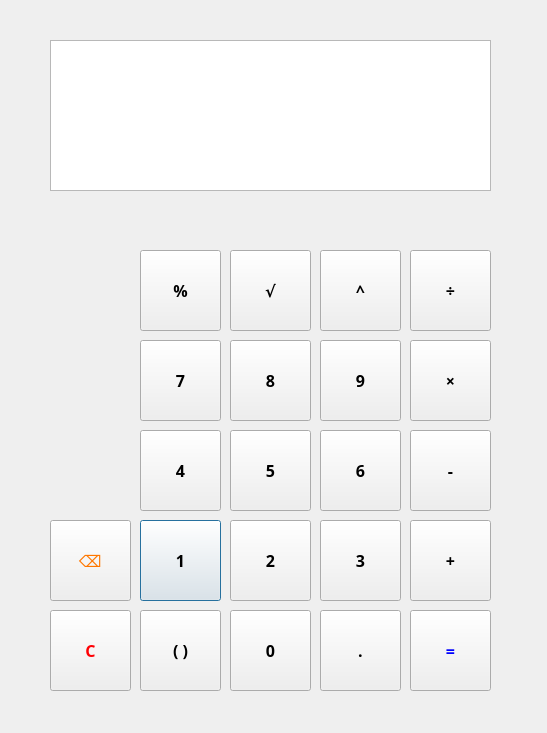
<?xml version="1.0" encoding="UTF-8"?>
<ui version="4.0">
 <class>Dialog</class>
 <widget class="QDialog" name="Dialog">
  <property name="geometry">
   <rect>
    <x>0</x>
    <y>0</y>
    <width>547</width>
    <height>733</height>
   </rect>
  </property>
  <property name="windowTitle">
   <string>Dialog</string>
  </property>
  <widget class="QPushButton" name="button_1">
   <property name="geometry">
    <rect>
     <x>140</x>
     <y>520</y>
     <width>81</width>
     <height>81</height>
    </rect>
   </property>
   <property name="font">
    <font>
     <family>나눔고딕</family>
     <pointsize>12</pointsize>
     <weight>75</weight>
     <bold>true</bold>
    </font>
   </property>
   <property name="text">
    <string>1</string>
   </property>
  </widget>
  <widget class="QPushButton" name="button_2">
   <property name="geometry">
    <rect>
     <x>230</x>
     <y>520</y>
     <width>81</width>
     <height>81</height>
    </rect>
   </property>
   <property name="font">
    <font>
     <family>나눔고딕</family>
     <pointsize>12</pointsize>
     <weight>75</weight>
     <bold>true</bold>
    </font>
   </property>
   <property name="text">
    <string>2</string>
   </property>
  </widget>
  <widget class="QPushButton" name="button_3">
   <property name="geometry">
    <rect>
     <x>320</x>
     <y>520</y>
     <width>81</width>
     <height>81</height>
    </rect>
   </property>
   <property name="font">
    <font>
     <family>나눔고딕</family>
     <pointsize>12</pointsize>
     <weight>75</weight>
     <bold>true</bold>
    </font>
   </property>
   <property name="text">
    <string>3</string>
   </property>
  </widget>
  <widget class="QPushButton" name="button_4">
   <property name="geometry">
    <rect>
     <x>140</x>
     <y>430</y>
     <width>81</width>
     <height>81</height>
    </rect>
   </property>
   <property name="font">
    <font>
     <family>나눔고딕</family>
     <pointsize>12</pointsize>
     <weight>75</weight>
     <bold>true</bold>
    </font>
   </property>
   <property name="text">
    <string>4</string>
   </property>
  </widget>
  <widget class="QPushButton" name="button_5">
   <property name="geometry">
    <rect>
     <x>230</x>
     <y>430</y>
     <width>81</width>
     <height>81</height>
    </rect>
   </property>
   <property name="font">
    <font>
     <family>나눔고딕</family>
     <pointsize>12</pointsize>
     <weight>75</weight>
     <bold>true</bold>
    </font>
   </property>
   <property name="text">
    <string>5</string>
   </property>
  </widget>
  <widget class="QPushButton" name="button_6">
   <property name="geometry">
    <rect>
     <x>320</x>
     <y>430</y>
     <width>81</width>
     <height>81</height>
    </rect>
   </property>
   <property name="font">
    <font>
     <family>나눔고딕</family>
     <pointsize>12</pointsize>
     <weight>75</weight>
     <bold>true</bold>
    </font>
   </property>
   <property name="text">
    <string>6</string>
   </property>
  </widget>
  <widget class="QPushButton" name="button_7">
   <property name="geometry">
    <rect>
     <x>140</x>
     <y>340</y>
     <width>81</width>
     <height>81</height>
    </rect>
   </property>
   <property name="font">
    <font>
     <family>나눔고딕</family>
     <pointsize>12</pointsize>
     <weight>75</weight>
     <bold>true</bold>
    </font>
   </property>
   <property name="text">
    <string>7</string>
   </property>
  </widget>
  <widget class="QPushButton" name="button_8">
   <property name="geometry">
    <rect>
     <x>230</x>
     <y>340</y>
     <width>81</width>
     <height>81</height>
    </rect>
   </property>
   <property name="font">
    <font>
     <family>나눔고딕</family>
     <pointsize>12</pointsize>
     <weight>75</weight>
     <bold>true</bold>
    </font>
   </property>
   <property name="text">
    <string>8</string>
   </property>
  </widget>
  <widget class="QPushButton" name="button_9">
   <property name="geometry">
    <rect>
     <x>320</x>
     <y>340</y>
     <width>81</width>
     <height>81</height>
    </rect>
   </property>
   <property name="font">
    <font>
     <family>나눔고딕</family>
     <pointsize>12</pointsize>
     <weight>75</weight>
     <bold>true</bold>
    </font>
   </property>
   <property name="text">
    <string>9</string>
   </property>
  </widget>
  <widget class="QPushButton" name="button_0">
   <property name="geometry">
    <rect>
     <x>230</x>
     <y>610</y>
     <width>81</width>
     <height>81</height>
    </rect>
   </property>
   <property name="font">
    <font>
     <family>나눔고딕</family>
     <pointsize>12</pointsize>
     <weight>75</weight>
     <bold>true</bold>
    </font>
   </property>
   <property name="text">
    <string>0</string>
   </property>
  </widget>
  <widget class="QPushButton" name="button_dot">
   <property name="geometry">
    <rect>
     <x>320</x>
     <y>610</y>
     <width>81</width>
     <height>81</height>
    </rect>
   </property>
   <property name="font">
    <font>
     <family>나눔고딕</family>
     <pointsize>12</pointsize>
     <weight>75</weight>
     <bold>true</bold>
    </font>
   </property>
   <property name="text">
    <string>.</string>
   </property>
  </widget>
  <widget class="QPushButton" name="button_brace">
   <property name="geometry">
    <rect>
     <x>140</x>
     <y>610</y>
     <width>81</width>
     <height>81</height>
    </rect>
   </property>
   <property name="font">
    <font>
     <family>나눔고딕</family>
     <pointsize>12</pointsize>
     <weight>75</weight>
     <bold>true</bold>
    </font>
   </property>
   <property name="text">
    <string>( )</string>
   </property>
  </widget>
  <widget class="QPushButton" name="button_per">
   <property name="geometry">
    <rect>
     <x>140</x>
     <y>250</y>
     <width>81</width>
     <height>81</height>
    </rect>
   </property>
   <property name="font">
    <font>
     <family>나눔고딕</family>
     <pointsize>12</pointsize>
     <weight>75</weight>
     <bold>true</bold>
    </font>
   </property>
   <property name="text">
    <string>%</string>
   </property>
  </widget>
  <widget class="QPushButton" name="button_root">
   <property name="geometry">
    <rect>
     <x>230</x>
     <y>250</y>
     <width>81</width>
     <height>81</height>
    </rect>
   </property>
   <property name="font">
    <font>
     <family>나눔고딕</family>
     <pointsize>12</pointsize>
     <weight>75</weight>
     <bold>true</bold>
    </font>
   </property>
   <property name="text">
    <string>√</string>
   </property>
  </widget>
  <widget class="QPushButton" name="button_sqr">
   <property name="geometry">
    <rect>
     <x>320</x>
     <y>250</y>
     <width>81</width>
     <height>81</height>
    </rect>
   </property>
   <property name="font">
    <font>
     <family>나눔고딕</family>
     <pointsize>12</pointsize>
     <weight>75</weight>
     <bold>true</bold>
    </font>
   </property>
   <property name="text">
    <string>^</string>
   </property>
  </widget>
  <widget class="QPushButton" name="button_div">
   <property name="geometry">
    <rect>
     <x>410</x>
     <y>250</y>
     <width>81</width>
     <height>81</height>
    </rect>
   </property>
   <property name="font">
    <font>
     <family>나눔고딕</family>
     <pointsize>12</pointsize>
     <weight>75</weight>
     <bold>true</bold>
    </font>
   </property>
   <property name="text">
    <string>÷</string>
   </property>
  </widget>
  <widget class="QPushButton" name="button_add">
   <property name="geometry">
    <rect>
     <x>410</x>
     <y>520</y>
     <width>81</width>
     <height>81</height>
    </rect>
   </property>
   <property name="font">
    <font>
     <family>나눔고딕</family>
     <pointsize>12</pointsize>
     <weight>75</weight>
     <bold>true</bold>
    </font>
   </property>
   <property name="text">
    <string>+</string>
   </property>
  </widget>
  <widget class="QPushButton" name="button_sub">
   <property name="geometry">
    <rect>
     <x>410</x>
     <y>430</y>
     <width>81</width>
     <height>81</height>
    </rect>
   </property>
   <property name="font">
    <font>
     <family>나눔고딕</family>
     <pointsize>12</pointsize>
     <weight>75</weight>
     <bold>true</bold>
    </font>
   </property>
   <property name="text">
    <string>-</string>
   </property>
  </widget>
  <widget class="QPushButton" name="button_mul">
   <property name="geometry">
    <rect>
     <x>410</x>
     <y>340</y>
     <width>81</width>
     <height>81</height>
    </rect>
   </property>
   <property name="font">
    <font>
     <family>나눔고딕</family>
     <pointsize>12</pointsize>
     <weight>75</weight>
     <bold>true</bold>
    </font>
   </property>
   <property name="text">
    <string>×</string>
   </property>
  </widget>
  <widget class="QPushButton" name="button_equal">
   <property name="geometry">
    <rect>
     <x>410</x>
     <y>610</y>
     <width>81</width>
     <height>81</height>
    </rect>
   </property>
   <property name="palette">
    <palette>
     <active>
      <colorrole role="ButtonText">
       <brush brushstyle="SolidPattern">
        <color alpha="255">
         <red>0</red>
         <green>0</green>
         <blue>255</blue>
        </color>
       </brush>
      </colorrole>
     </active>
     <inactive>
      <colorrole role="ButtonText">
       <brush brushstyle="SolidPattern">
        <color alpha="255">
         <red>0</red>
         <green>0</green>
         <blue>255</blue>
        </color>
       </brush>
      </colorrole>
     </inactive>
     <disabled>
      <colorrole role="ButtonText">
       <brush brushstyle="SolidPattern">
        <color alpha="255">
         <red>120</red>
         <green>120</green>
         <blue>120</blue>
        </color>
       </brush>
      </colorrole>
     </disabled>
    </palette>
   </property>
   <property name="font">
    <font>
     <family>나눔고딕</family>
     <pointsize>12</pointsize>
     <weight>75</weight>
     <bold>true</bold>
    </font>
   </property>
   <property name="text">
    <string>=</string>
   </property>
  </widget>
  <widget class="QPushButton" name="button_clr">
   <property name="geometry">
    <rect>
     <x>50</x>
     <y>610</y>
     <width>81</width>
     <height>81</height>
    </rect>
   </property>
   <property name="palette">
    <palette>
     <active>
      <colorrole role="ButtonText">
       <brush brushstyle="SolidPattern">
        <color alpha="255">
         <red>255</red>
         <green>0</green>
         <blue>4</blue>
        </color>
       </brush>
      </colorrole>
     </active>
     <inactive>
      <colorrole role="ButtonText">
       <brush brushstyle="SolidPattern">
        <color alpha="255">
         <red>255</red>
         <green>0</green>
         <blue>4</blue>
        </color>
       </brush>
      </colorrole>
     </inactive>
     <disabled>
      <colorrole role="ButtonText">
       <brush brushstyle="SolidPattern">
        <color alpha="255">
         <red>120</red>
         <green>120</green>
         <blue>120</blue>
        </color>
       </brush>
      </colorrole>
     </disabled>
    </palette>
   </property>
   <property name="font">
    <font>
     <family>나눔고딕</family>
     <pointsize>12</pointsize>
     <weight>75</weight>
     <bold>true</bold>
    </font>
   </property>
   <property name="text">
    <string>C</string>
   </property>
  </widget>
  <widget class="QPushButton" name="button_back">
   <property name="geometry">
    <rect>
     <x>50</x>
     <y>520</y>
     <width>81</width>
     <height>81</height>
    </rect>
   </property>
   <property name="palette">
    <palette>
     <active>
      <colorrole role="ButtonText">
       <brush brushstyle="SolidPattern">
        <color alpha="255">
         <red>255</red>
         <green>119</green>
         <blue>0</blue>
        </color>
       </brush>
      </colorrole>
     </active>
     <inactive>
      <colorrole role="ButtonText">
       <brush brushstyle="SolidPattern">
        <color alpha="255">
         <red>255</red>
         <green>119</green>
         <blue>0</blue>
        </color>
       </brush>
      </colorrole>
     </inactive>
     <disabled>
      <colorrole role="ButtonText">
       <brush brushstyle="SolidPattern">
        <color alpha="255">
         <red>120</red>
         <green>120</green>
         <blue>120</blue>
        </color>
       </brush>
      </colorrole>
     </disabled>
    </palette>
   </property>
   <property name="font">
    <font>
     <family>나눔고딕</family>
     <pointsize>12</pointsize>
     <weight>50</weight>
     <bold>false</bold>
    </font>
   </property>
   <property name="text">
    <string>⌫</string>
   </property>
  </widget>
  <widget class="QTextBrowser" name="mainText">
   <property name="geometry">
    <rect>
     <x>50</x>
     <y>40</y>
     <width>441</width>
     <height>151</height>
    </rect>
   </property>
  </widget>
  <widget class="QLabel" name="koreanText">
   <property name="geometry">
    <rect>
     <x>50</x>
     <y>199</y>
     <width>441</width>
     <height>31</height>
    </rect>
   </property>
   <property name="text">
    <string/>
   </property>
   <property name="alignment">
    <set>Qt::AlignRight|Qt::AlignTrailing|Qt::AlignVCenter</set>
   </property>
  </widget>
 </widget>
 <resources/>
 <connections/>
</ui>
